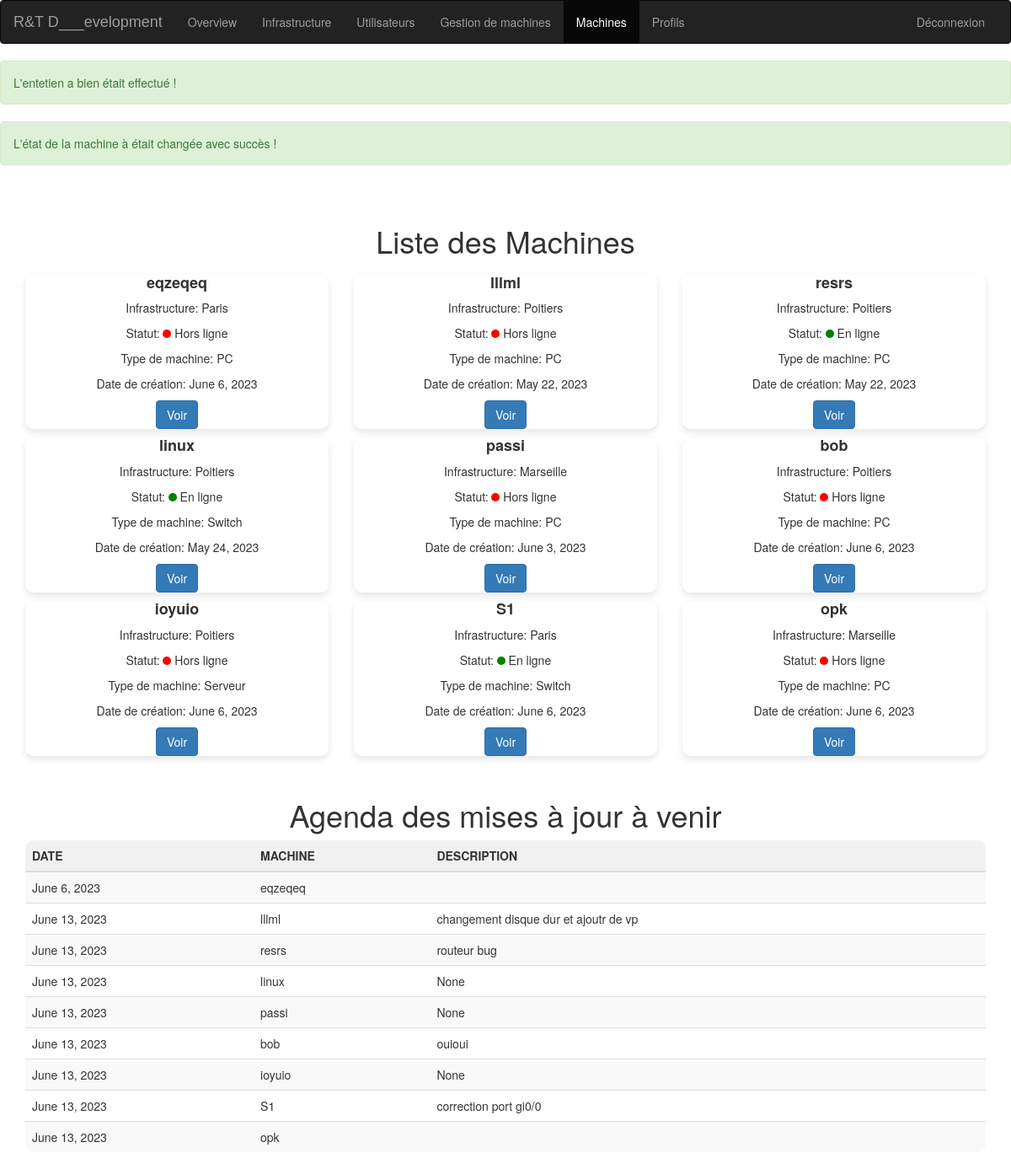
Before: /computerApp/menu/machines (signed in) with the older database file.
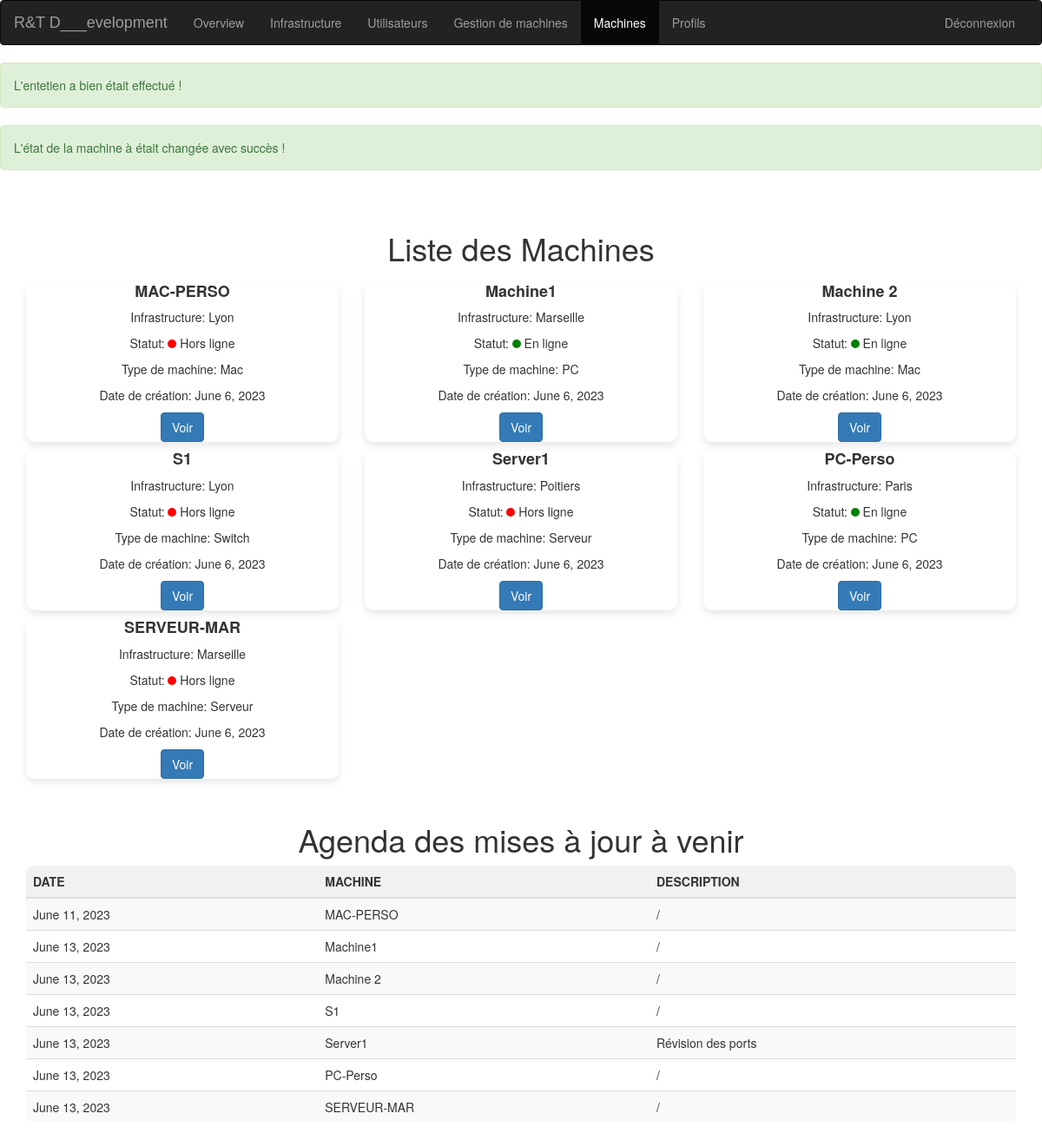
After: the same page with the newer database file.
### computerApp/models.py (models this page shows, shortened)
class Machine(models.Model):
    TYPE = (
        ('PC', ('PC - Run windows')),
        ('Mac', ('Mac - Run MacOS')),
        ('Serveur', ('Serveur - Simple Server to deploy virtual machines')),
        ('Switch', ('Switch - To maintains and connect servers')),
    )
    id = models.AutoField(primary_key=True, editable=False)
    nom = models.CharField(max_length=16)
    maintenanceDate = models.DateField(default=datetime.now() + timedelta(weeks=1))
    mach = models.CharField(max_length=32, choices=TYPE, default='PC')
    etat = models.BooleanField(default=False)
    appartient = models.ForeignKey(Personnel, on_delete=models.SET_NULL, null=True, blank=False)
    creation = models.DateField(auto_now_add=True)
    infra = models.ForeignKey(Infrastructure, on_delete=models.SET_NULL, null=True, blank=False)
    utilisateur_mise_a_jour = models.ForeignKey(User, on_delete=models.SET_NULL, null=True, blank=True)
    date_mise_a_jour = models.DateTimeField(auto_now=True)
    description = models.TextField(default="/")

class Infrastructure(models.Model):
    nom = models.CharField(max_length=16)
    etat = models.BooleanField(default=False)
    maintenanceDate = models.DateField(default=timezone.now)
    crea = models.DateField(default=timezone.now, editable=False)
    description = models.TextField(default="/")
    utilisateur_mise_a_jour_infra = models.ForeignKey(User, on_delete=models.SET_NULL, null=True, blank=True, related_name='updates')
    date_mise_a_jour_infra = models.DateTimeField(auto_now=True)
    users = models.ManyToManyField(User, related_name='infrastructures')
    def __str__(self):
        return self.nom

### computerApp/views.py (the view)
# urls.py: path('menu/machines', views.machines,name='machines'),
@login_required
def machines(request):
    entretien_check = request.session.get('entretien_check', False)
    date_check = request.session.get('date_check', False)
    machines = Machine.objects.all().order_by('maintenanceDate')
    request.session['date_check'] = False
    request.session['entretien_check'] = False
    form = MachineForm()  # Créez une instance du formulaire en dehors du bloc if
    if request.method == 'POST':
        form = MachineForm(request.POST)
        if form.is_valid():
            form.save()
    context = {
        'machines': machines,
        'form': form,
        'date_check': date_check,
        'entretien_check' : entretien_check,
    }
    return render(request, 'computerApp/gerer/machines.html', context)

### computerApp/models.py (called while the page is built)
    def __str__(self):
        return self.nom + " " + self.prenom

### computerApp/templates/computerApp/gerer/machines.html (shortened to what this page needs)
{% extends "computerApp/menu.html"%}
{% block navbar%}
    <nav class="navbar navbar-inverse navbar-fixed-">
      <div class="container-fluid">
        <div class="navbar-header">
          <a class="navbar-brand" href="{% url 'menu' %}">R&T D___evelopment</a>
        </div>
        <div class="collapse navbar-collapse" id="myNavbar">
          <ul class="nav navbar-nav">
            <li><a href="{% url 'menu' %}">Overview</a></li>
            <li><a href="{% url 'gestion-infra' %}">Infrastructure</a></li>
            <li><a href="{% url 'gestion-user' %}">Utilisateurs</a></li>
            <li><a href="{% url 'gestion-machines' %}">Gestion de machines</a></li>
            <li class="active"><a href="{% url 'machines' %}">Machines</a></li>
            <li><a href="{% url 'profils' %}">Profils</a></li>
          </ul>
          <ul class="nav navbar-nav navbar-right">
            <li><a href="{% url 'logout' %}">Déconnexion</a></li>
        </ul>
        </div>
      </div>
    </nav>
{%endblock%}
{% block content%}
{% if entretien_check %}
    <p class="alert alert-success">L'entetien a bien était effectué !</p>
{% endif %}
{% if date_check %}
    <p class="alert alert-success">L'état de la machine à était changée avec succès !</p>
{% endif %}
<div class="container">
    <h1 class="mt-5 text-center">Liste des Machines</h1>
    <div class="row">
      {% for machine in machines %}
      <div class="col-md-4">
        <div class="card mb-4">
          <div class="card-body">
            <h5 class="card-title">{{ machine.nom }}</h5>
            <p class="card-text">Infrastructure: {{ machine.infra }}</p>
            <p class="card-text">Statut: {% if machine.etat %}<span class="online"></span> En ligne{% else %}<span class="offline"></span> Hors ligne{% endif %}</p>
            <p class="card-text">Type de machine: {{ machine.mach }}</p>
            <p class="card-text">Date de création: {{ machine.creation }}</p>
            <div class="text-center">
                <a href="#myModal-{{ machine.id }}" class="btn btn-primary" data-toggle="modal">Voir</a>
            </div>
          </div>
        </div>
      </div>
      {% endfor %}
    </div>
  </div>
<div class="container">
  <h1 class="mt-5 text-center">Agenda des mises à jour à venir</h1>
  <div class="table-responsive">
    <table class="table table-striped">
      <thead>
        <tr>
          <th>Date</th>
          <th>Machine</th>
          <th>Description</th>
        </tr>
      </thead>
      <tbody>
        {% for machine in machines %}
          <tr>
            <td>{{machine.maintenanceDate}}</td>
            <td>{{ machine.nom }}</td>
            <td>{{ machine.description }}</td>
          </tr>
        {% endfor %}
      </tbody>
    </table>
  </div>
</div>
{% endblock %}

Changed rows visible on the page:
removed Machine: nom "eqzeqeq", infra "Paris", etat False (drawn), mach "PC", creation "June 6, 2023", maintenanceDate "June 6, 2023"
removed Machine: nom "lllml", infra "Poitiers", etat False (drawn), mach "PC", creation "May 22, 2023", maintenanceDate "June 13, 2023", description "changement disque dur et ajoutr de vp"
removed Machine: nom "resrs", infra "Poitiers", etat True (drawn), mach "PC", creation "May 22, 2023", maintenanceDate "June 13, 2023", description "routeur bug"
removed Machine: nom "linux", infra "Poitiers", etat True (drawn), mach "Switch", creation "May 24, 2023", maintenanceDate "June 13, 2023", description "None"
removed Machine: nom "passi", infra "Marseille", etat False (drawn), mach "PC", creation "June 3, 2023", maintenanceDate "June 13, 2023", description "None"
removed Machine: nom "bob", infra "Poitiers", etat False (drawn), mach "PC", creation "June 6, 2023", maintenanceDate "June 13, 2023", description "ouioui"
removed Machine: nom "ioyuio", infra "Poitiers", etat False (drawn), mach "Serveur", creation "June 6, 2023", maintenanceDate "June 13, 2023", description "None"
removed Machine: nom "S1", infra "Paris", etat True (drawn), mach "Switch", creation "June 6, 2023", maintenanceDate "June 13, 2023", description "correction port gi0/0"
removed Machine: nom "opk", infra "Marseille", etat False (drawn), mach "PC", creation "June 6, 2023", maintenanceDate "June 13, 2023"
added Machine: nom "MAC-PERSO", infra "Lyon", etat False (drawn), mach "Mac", creation "June 6, 2023", maintenanceDate "June 11, 2023", description "/"
added Machine: nom "Machine1", infra "Marseille", etat True (drawn), mach "PC", creation "June 6, 2023", maintenanceDate "June 13, 2023", description "/"
added Machine: nom "Machine 2", infra "Lyon", etat True (drawn), mach "Mac", creation "June 6, 2023", maintenanceDate "June 13, 2023", description "/"
added Machine: nom "S1", infra "Lyon", etat False (drawn), mach "Switch", creation "June 6, 2023", maintenanceDate "June 13, 2023", description "/"
added Machine: nom "Server1", infra "Poitiers", etat False (drawn), mach "Serveur", creation "June 6, 2023", maintenanceDate "June 13, 2023", description "Révision des ports"
added Machine: nom "PC-Perso", infra "Paris", etat True (drawn), mach "PC", creation "June 6, 2023", maintenanceDate "June 13, 2023", description "/"
added Machine: nom "SERVEUR-MAR", infra "Marseille", etat False (drawn), mach "Serveur", creation "June 6, 2023", maintenanceDate "June 13, 2023", description "/"
